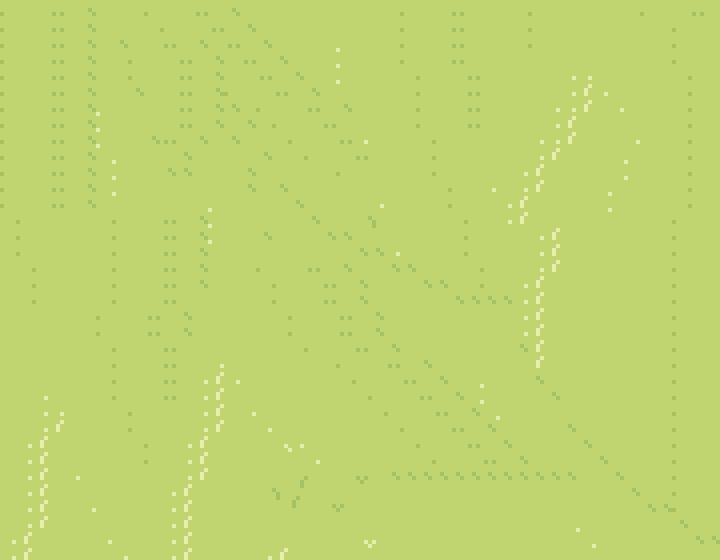

Tiled map render using the project's own tile images. Description and the map definition, with tile-layer contents summarised, below:
An orthogonal 45x35 tile map with 16x16 px tiles, 3 tile layers (Grass, Water, Calque de Tuiles 3), 2 tilesets and 10 objects.

<map version="1.10" tiledversion="1.11.0" orientation="orthogonal" renderorder="right-down" width="45" height="35" tilewidth="16" tileheight="16" infinite="0" nextlayerid="7" nextobjectid="20">
 <tileset firstgid="1" source="Tilesets/Grass.tsx" />
 <tileset firstgid="1281" source="Tilesets/Objects.tsx" />
 <layer id="1" name="Grass" width="45" height="35">
  <data>[1575 cells, 1575 non-empty, 54 distinct tile ids]</data>
 </layer>
 <layer id="2" name="Water" width="45" height="35">
  <data>[1575 cells, 0 non-empty, 0 distinct tile ids]</data>
 </layer>
 <layer id="3" name="Calque de Tuiles 3" width="45" height="35">
  <data>[1575 cells, 0 non-empty, 0 distinct tile ids]</data>
 </layer>
 <objectgroup id="4" name="Merchants" />
 <objectgroup id="5" name="Items">
  <object id="13" gid="1293" x="172.371" y="487.847" width="48" height="62" />
  <object id="14" gid="1293" x="331.415" y="388.85" width="48" height="62" />
  <object id="15" gid="1293" x="371.988" y="251.715" width="48" height="62" />
  <object id="16" gid="1293" x="437.715" y="199.782" width="48" height="62" />
  <object id="17" gid="1293" x="486.402" y="180.307" width="48" height="62" />
  <object id="18" gid="1293" x="445.83" y="421.308" width="48" height="62" />
  <object id="19" gid="1293" x="522.918" y="365.318" width="48" height="62" />
 </objectgroup>
 <objectgroup id="6" name="Characters">
  <object id="1" gid="1291" x="645.463" y="51.3267" width="23" height="27" />
  <object id="2" gid="1291" x="643.841" y="532.517" width="23" height="27" />
  <object id="3" gid="1291" x="40.9328" y="530.082" width="23" height="27" />
 </objectgroup>
</map>
